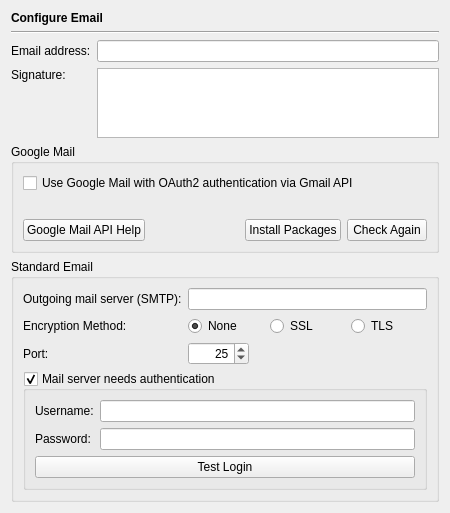
<?xml version="1.0" encoding="UTF-8"?>
<ui version="4.0">
 <class>EmailPage</class>
 <widget class="QWidget" name="EmailPage">
  <property name="geometry">
   <rect>
    <x>0</x>
    <y>0</y>
    <width>450</width>
    <height>498</height>
   </rect>
  </property>
  <layout class="QVBoxLayout" name="verticalLayout_3">
   <item>
    <widget class="QLabel" name="headerLabel">
     <property name="text">
      <string>&lt;b&gt;Configure Email&lt;/b&gt;</string>
     </property>
    </widget>
   </item>
   <item>
    <widget class="Line" name="line16">
     <property name="frameShape">
      <enum>QFrame::HLine</enum>
     </property>
     <property name="frameShadow">
      <enum>QFrame::Sunken</enum>
     </property>
     <property name="orientation">
      <enum>Qt::Horizontal</enum>
     </property>
    </widget>
   </item>
   <item>
    <layout class="QGridLayout" name="gridLayout_3">
     <item row="0" column="0">
      <widget class="QLabel" name="textLabel1_5">
       <property name="text">
        <string>Email address:</string>
       </property>
      </widget>
     </item>
     <item row="0" column="1">
      <widget class="QLineEdit" name="emailEdit">
       <property name="toolTip">
        <string>Enter your email address</string>
       </property>
      </widget>
     </item>
     <item row="1" column="0">
      <widget class="QLabel" name="textLabel1_6">
       <property name="text">
        <string>Signature:</string>
       </property>
       <property name="alignment">
        <set>Qt::AlignTop</set>
       </property>
      </widget>
     </item>
     <item row="1" column="1">
      <widget class="QTextEdit" name="signatureEdit">
       <property name="toolTip">
        <string>Enter your email signature</string>
       </property>
       <property name="acceptRichText">
        <bool>false</bool>
       </property>
      </widget>
     </item>
    </layout>
   </item>
   <item>
    <widget class="QGroupBox" name="groupBox_2">
     <property name="title">
      <string>Google Mail</string>
     </property>
     <layout class="QVBoxLayout" name="verticalLayout_2">
      <item>
       <widget class="QCheckBox" name="googleMailCheckBox">
        <property name="text">
         <string>Use Google Mail with OAuth2 authentication via Gmail API</string>
        </property>
       </widget>
      </item>
      <item>
       <widget class="QLabel" name="googleMailInfoLabel">
        <property name="wordWrap">
         <bool>true</bool>
        </property>
       </widget>
      </item>
      <item>
       <layout class="QHBoxLayout" name="horizontalLayout">
        <item>
         <widget class="QPushButton" name="googleHelpButton">
          <property name="toolTip">
           <string>Press to get some help for enabling the Google Mail API</string>
          </property>
          <property name="text">
           <string>Google Mail API Help</string>
          </property>
         </widget>
        </item>
        <item>
         <spacer name="horizontalSpacer_3">
          <property name="orientation">
           <enum>Qt::Horizontal</enum>
          </property>
          <property name="sizeHint" stdset="0">
           <size>
            <width>40</width>
            <height>20</height>
           </size>
          </property>
         </spacer>
        </item>
        <item>
         <widget class="QPushButton" name="googleInstallButton">
          <property name="toolTip">
           <string>Press to install the required packages</string>
          </property>
          <property name="text">
           <string>Install Packages</string>
          </property>
         </widget>
        </item>
        <item>
         <widget class="QPushButton" name="googleCheckAgainButton">
          <property name="toolTip">
           <string>Press to check the availability again</string>
          </property>
          <property name="text">
           <string>Check Again</string>
          </property>
         </widget>
        </item>
       </layout>
      </item>
     </layout>
    </widget>
   </item>
   <item>
    <widget class="QGroupBox" name="groupBox">
     <property name="title">
      <string>Standard Email</string>
     </property>
     <layout class="QVBoxLayout" name="verticalLayout">
      <item>
       <layout class="QGridLayout" name="gridLayout_2">
        <item row="1" column="0">
         <widget class="QLabel" name="label_2">
          <property name="text">
           <string>Encryption Method:</string>
          </property>
         </widget>
        </item>
        <item row="0" column="0">
         <widget class="QLabel" name="textLabel2_2">
          <property name="text">
           <string>Outgoing mail server (SMTP):</string>
          </property>
         </widget>
        </item>
        <item row="2" column="0">
         <widget class="QLabel" name="label">
          <property name="text">
           <string>Port:</string>
          </property>
         </widget>
        </item>
        <item row="2" column="1">
         <widget class="QSpinBox" name="portSpin">
          <property name="toolTip">
           <string>Enter the port of the mail server</string>
          </property>
          <property name="alignment">
           <set>Qt::AlignRight|Qt::AlignTrailing|Qt::AlignVCenter</set>
          </property>
          <property name="minimum">
           <number>1</number>
          </property>
          <property name="maximum">
           <number>65535</number>
          </property>
          <property name="value">
           <number>25</number>
          </property>
         </widget>
        </item>
        <item row="0" column="1" colspan="2">
         <widget class="QLineEdit" name="mailServerEdit">
          <property name="toolTip">
           <string>Enter the address of your mail server</string>
          </property>
         </widget>
        </item>
        <item row="1" column="1" colspan="2">
         <widget class="QFrame" name="frame">
          <property name="frameShape">
           <enum>QFrame::NoFrame</enum>
          </property>
          <property name="frameShadow">
           <enum>QFrame::Raised</enum>
          </property>
          <layout class="QHBoxLayout" name="horizontalLayout_2">
           <property name="leftMargin">
            <number>0</number>
           </property>
           <property name="topMargin">
            <number>0</number>
           </property>
           <property name="rightMargin">
            <number>0</number>
           </property>
           <property name="bottomMargin">
            <number>0</number>
           </property>
           <item>
            <widget class="QRadioButton" name="noEncryptionButton">
             <property name="toolTip">
              <string>Select to use no encryption</string>
             </property>
             <property name="text">
              <string>None</string>
             </property>
             <property name="checked">
              <bool>true</bool>
             </property>
            </widget>
           </item>
           <item>
            <widget class="QRadioButton" name="useSslButton">
             <property name="toolTip">
              <string>Select to use SSL</string>
             </property>
             <property name="text">
              <string>SSL</string>
             </property>
            </widget>
           </item>
           <item>
            <widget class="QRadioButton" name="useTlsButton">
             <property name="toolTip">
              <string>Select to use TLS</string>
             </property>
             <property name="text">
              <string>TLS</string>
             </property>
            </widget>
           </item>
          </layout>
         </widget>
        </item>
        <item row="2" column="2">
         <spacer name="horizontalSpacer">
          <property name="orientation">
           <enum>Qt::Horizontal</enum>
          </property>
          <property name="sizeHint" stdset="0">
           <size>
            <width>138</width>
            <height>20</height>
           </size>
          </property>
         </spacer>
        </item>
       </layout>
      </item>
      <item>
       <widget class="QGroupBox" name="mailAuthenticationGroup">
        <property name="toolTip">
         <string>Select to authenticatate against the mail server</string>
        </property>
        <property name="title">
         <string>Mail server needs authentication</string>
        </property>
        <property name="checkable">
         <bool>true</bool>
        </property>
        <layout class="QGridLayout" name="gridLayout">
         <item row="0" column="0">
          <widget class="QLabel" name="textLabel1_15">
           <property name="text">
            <string>Username:</string>
           </property>
          </widget>
         </item>
         <item row="0" column="1">
          <widget class="QLineEdit" name="mailUserEdit">
           <property name="toolTip">
            <string>Enter your mail server username</string>
           </property>
          </widget>
         </item>
         <item row="1" column="0">
          <widget class="QLabel" name="textLabel2_7">
           <property name="text">
            <string>Password:</string>
           </property>
          </widget>
         </item>
         <item row="1" column="1">
          <widget class="QLineEdit" name="mailPasswordEdit">
           <property name="toolTip">
            <string>Enter your password for accessing the mail server</string>
           </property>
           <property name="echoMode">
            <enum>QLineEdit::Password</enum>
           </property>
          </widget>
         </item>
         <item row="2" column="0" colspan="2">
          <widget class="QPushButton" name="testButton">
           <property name="toolTip">
            <string>Press to test the login data</string>
           </property>
           <property name="text">
            <string>Test Login</string>
           </property>
          </widget>
         </item>
        </layout>
       </widget>
      </item>
     </layout>
    </widget>
   </item>
   <item>
    <spacer>
     <property name="orientation">
      <enum>Qt::Vertical</enum>
     </property>
     <property name="sizeHint" stdset="0">
      <size>
       <width>20</width>
       <height>40</height>
      </size>
     </property>
    </spacer>
   </item>
  </layout>
 </widget>
 <tabstops>
  <tabstop>emailEdit</tabstop>
  <tabstop>signatureEdit</tabstop>
  <tabstop>googleMailCheckBox</tabstop>
  <tabstop>googleHelpButton</tabstop>
  <tabstop>googleInstallButton</tabstop>
  <tabstop>googleCheckAgainButton</tabstop>
  <tabstop>mailServerEdit</tabstop>
  <tabstop>noEncryptionButton</tabstop>
  <tabstop>useSslButton</tabstop>
  <tabstop>useTlsButton</tabstop>
  <tabstop>portSpin</tabstop>
  <tabstop>mailAuthenticationGroup</tabstop>
  <tabstop>mailUserEdit</tabstop>
  <tabstop>mailPasswordEdit</tabstop>
  <tabstop>testButton</tabstop>
 </tabstops>
 <resources/>
 <connections>
  <connection>
   <sender>googleMailCheckBox</sender>
   <signal>toggled(bool)</signal>
   <receiver>groupBox</receiver>
   <slot>setDisabled(bool)</slot>
   <hints>
    <hint type="sourcelabel">
     <x>77</x>
     <y>66</y>
    </hint>
    <hint type="destinationlabel">
     <x>75</x>
     <y>125</y>
    </hint>
   </hints>
  </connection>
 </connections>
</ui>
